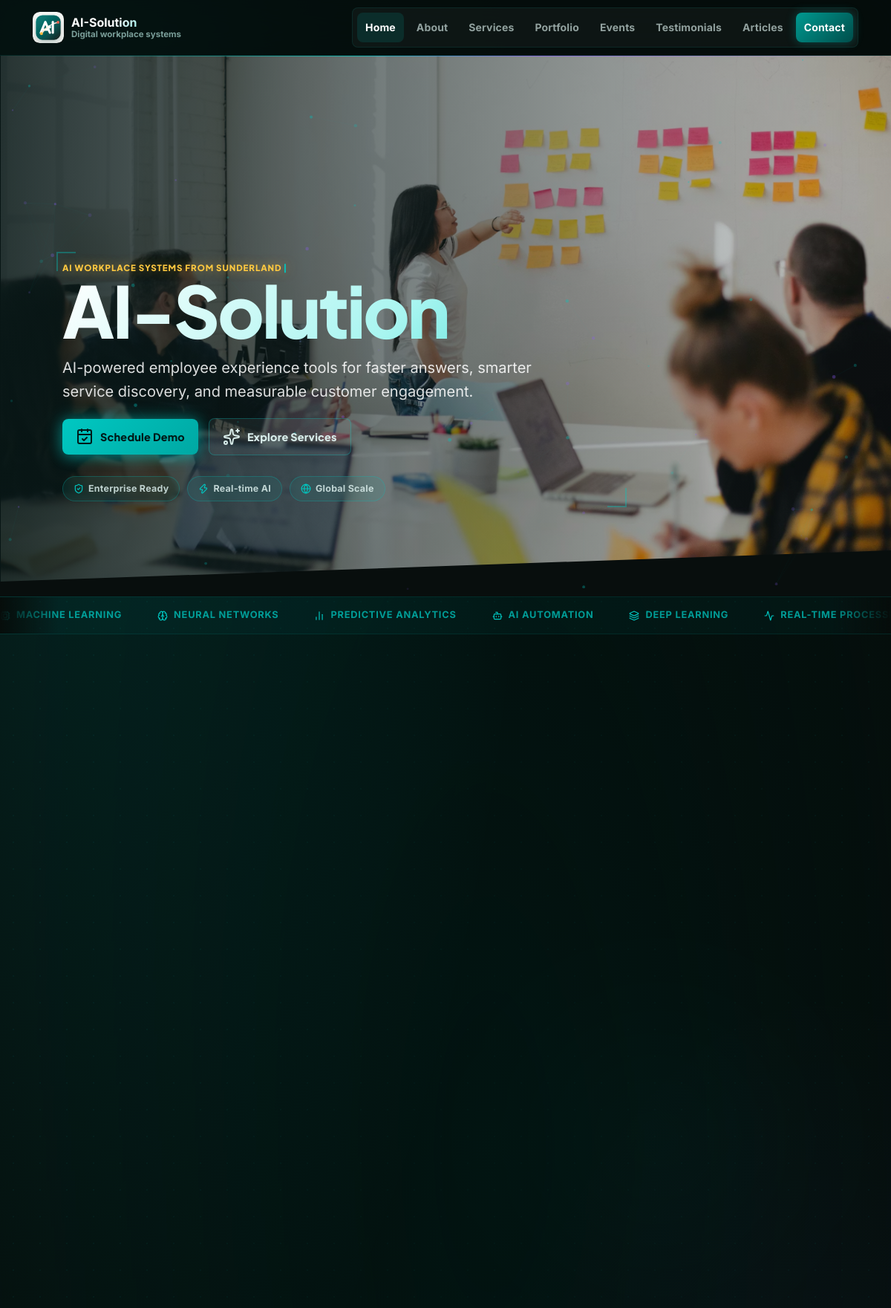
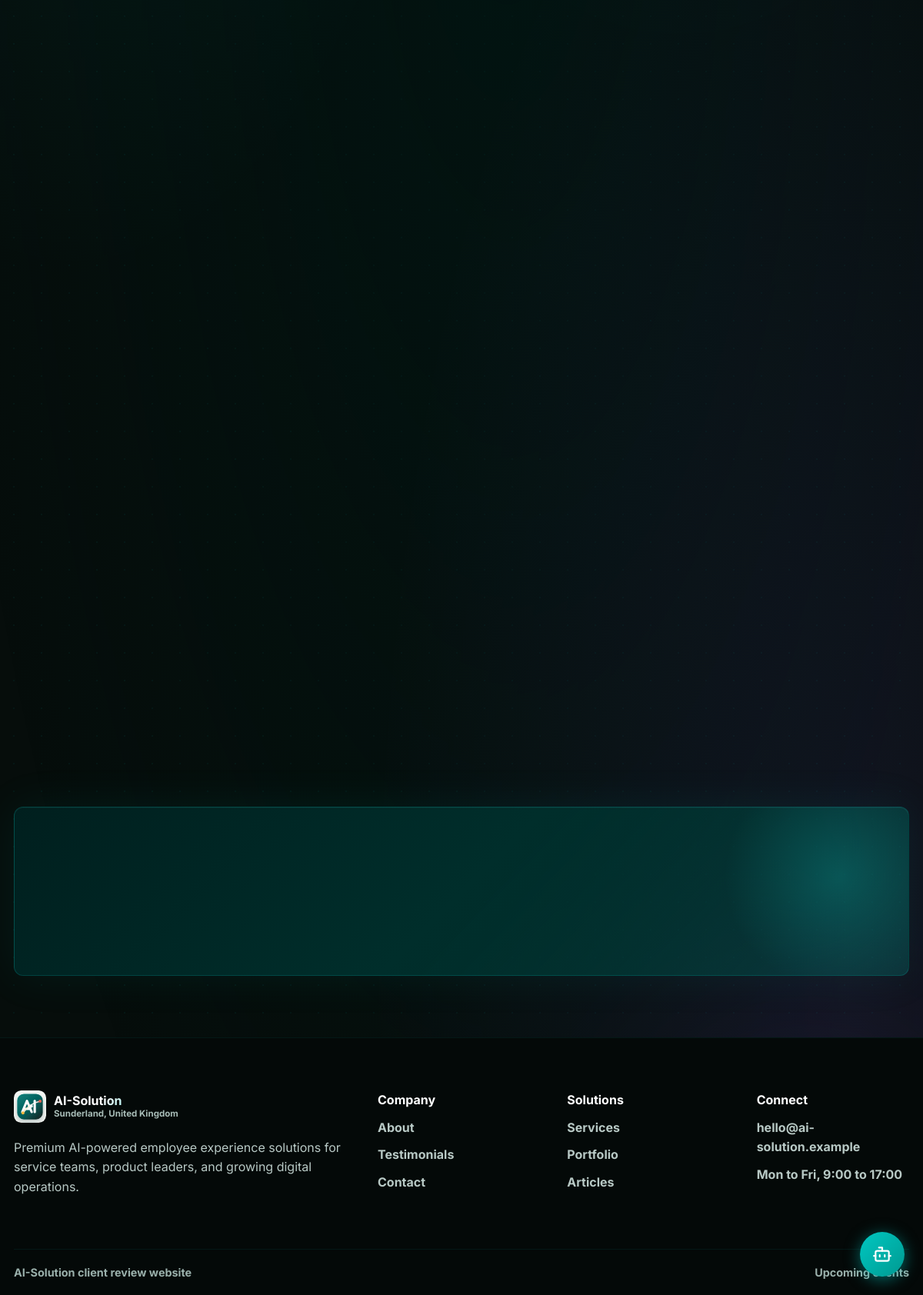
The page / on the database its author committed (2 pictures, top to bottom).
### website/models.py (models this page shows, shortened)
class SiteSetting(models.Model):
    brand_name = models.CharField(max_length=80, default="AI-Solution")
    brand_tagline = models.CharField(
        max_length=120, default="Digital workplace systems"
    )
    footer_summary = models.TextField(
        default="Premium AI-powered employee experience solutions for service teams, product leaders, and growing digital operations."
    )
    location = models.CharField(max_length=160, default="Sunderland, United Kingdom")
    contact_email = models.EmailField(default="hello@ai-solution.example")
    opening_hours = models.CharField(max_length=120, default="Mon to Fri, 9:00 to 17:00")
    home_eyebrow = models.CharField(
        max_length=120, default="AI workplace systems from Sunderland"
    )
    home_title = models.CharField(max_length=140, default="AI-Solution")
    home_summary = models.TextField(
        default="AI-powered employee experience tools for faster answers, smarter service discovery, and measurable customer engagement."
    )
    home_hero_image = models.ImageField(upload_to="site/", blank=True)
    home_feature_eyebrow = models.CharField(
        max_length=120, default="Digital workplace focus"
    )
    home_feature_title = models.CharField(
        max_length=180,
        default="Built around customer inquiry, service clarity, and admin insight.",
    )
    operating_eyebrow = models.CharField(max_length=120, default="Operating focus")
    operating_title = models.CharField(
        max_length=180,
        default="One connected experience for prospects, customers, and internal teams.",
    )
    operating_summary = models.TextField(
        default="Service information, customer inquiries, demo interest, events, portfolio evidence, and content insights are brought together through a clean web experience."
    )
    operating_image = models.ImageField(upload_to="site/", blank=True)
    cta_eyebrow = models.CharField(max_length=120, default="Ready for client review")
    cta_title = models.CharField(
        max_length=180, default="Book a demo or send an inquiry through the website flow."
    )
    cta_button_text = models.CharField(max_length=80, default="Contact AI-Solution")
    home_services_eyebrow = models.CharField(max_length=120, default="Services preview")
    home_services_title = models.CharField(
        max_length=180, default="Practical AI services for growing teams."
    )
    testimonial_eyebrow = models.CharField(max_length=120, default="Client confidence")
    testimonial_title = models.CharField(
        max_length=180,
        default="Trusted for clear prototypes, polished service journeys, and admin insight.",
    )
    testimonial_summary = models.TextField(
        default="AI-Solution focuses on practical outcomes: easier inquiry handling, stronger customer education, and dashboards that help teams understand demand."
    )
    class Meta:
        verbose_name = "site setting"
        verbose_name_plural = "site settings"

### website/views.py (the view)
# urls.py: path("", views.home, name="home"),
def home(request):
    context = {
        "active_page": "home",
        "home_features": published(FeatureCard).filter(area="home_feature"),
        "home_metrics": published(Metric).filter(area="home_operating"),
        "services": published(Service)[:3],
    }
    return render(request, "website/home.html", context)

### website/context_processors.py (called while the page is built)
def site_settings(request):
    try:
        settings = SiteSetting.objects.first() or DEFAULT_SITE_SETTINGS
    except (OperationalError, ProgrammingError):
        settings = DEFAULT_SITE_SETTINGS
    return {"site_settings": settings}

def admin_dashboard(request):
    if request.path.rstrip("/") != "/admin":
        return {}
    try:
        data = build_admin_dashboard()
    except (OperationalError, ProgrammingError):
        data = empty_admin_dashboard()
    return {"admin_dashboard": data}

### website/views.py (called while the page is built)
def published(model):
    try:
        return model.objects.filter(is_published=True)
    except (OperationalError, ProgrammingError):
        return model.objects.none()

### website/templates/website/home.html (shortened to what this page needs)
{% extends "website/base.html" %}
{% block content %}
<section class="hero hero-home" style="--hero-image: url('{% if site_settings.home_hero_image %}{{ site_settings.home_hero_image.url }}{% endif %}')">
  <div class="hero-media" role="img" aria-label="Team working with AI workplace technology"></div>
  <div class="hero-shade"></div>
  <div class="hero-content">
    <span class="eyebrow">{{ site_settings.home_eyebrow }}</span>
    <h1>{{ site_settings.home_title }}</h1>
    <p>{{ site_settings.home_summary }}</p>
    <div class="hero-actions">
      <a class="button primary" href="{% url 'website:contact' %}"><i data-lucide="calendar-check"></i>Schedule Demo</a>
      <a class="button secondary" href="{% url 'website:services' %}"><i data-lucide="sparkles"></i>Explore Services</a>
    </div>
    <div class="hero-badges">
      <span class="hero-badge"><i data-lucide="shield-check"></i>Enterprise Ready</span>
      <span class="hero-badge"><i data-lucide="zap"></i>Real-time AI</span>
      <span class="hero-badge"><i data-lucide="globe"></i>Global Scale</span>
    </div>
  </div>
</section>
<div class="ai-ticker-wrap" aria-hidden="true">
  <div class="ai-ticker">
    <span><i data-lucide="cpu"></i> Machine Learning</span>
    <span><i data-lucide="brain"></i> Neural Networks</span>
    <span><i data-lucide="bar-chart-2"></i> Predictive Analytics</span>
    <span><i data-lucide="bot"></i> AI Automation</span>
    <span><i data-lucide="layers"></i> Deep Learning</span>
    <span><i data-lucide="activity"></i> Real-time Processing</span>
  </div>
</div>
<section class="section feature-strip">
  <div class="feature-grid">
  </div>
</section>
<section class="section split-section">
</section>
<section class="section">
  <div class="service-grid">
  </div>
</section>
<section class="section callout-band">
</section>
{% endblock %}

### website/templates/website/base.html (shortened to what this page needs)
{% load static %}
<!DOCTYPE html>
<html lang="en">
<head>
  <link rel="stylesheet" href="{% static 'css/styles.css' %}">
</head>
<body>
  <div class="ai-background" aria-hidden="true">
    <div class="ai-orb ai-orb-3"></div>
  </div>
  <header class="site-header" data-header>
    <div class="header-inner">
      <a class="brand" href="{% url 'website:home' %}" aria-label="{{ site_settings.brand_name }} home">
        <img class="brand-mark" src="{% static 'img/logo-mark.svg' %}" alt="" width="42" height="42">
        <span class="brand-copy"><strong>{{ site_settings.brand_name }}</strong><small>{{ site_settings.brand_tagline }}</small></span>
      </a>
      <nav class="site-nav" data-nav>
        <a class="{% if active_page == 'home' %}active{% endif %}" href="{% url 'website:home' %}">Home</a>
        <a class="{% if active_page == 'about' %}active{% endif %}" href="{% url 'website:about' %}">About</a>
        <a class="{% if active_page == 'services' %}active{% endif %}" href="{% url 'website:services' %}">Services</a>
        <a class="{% if active_page == 'portfolio' %}active{% endif %}" href="{% url 'website:portfolio' %}">Portfolio</a>
        <a class="{% if active_page == 'events' %}active{% endif %}" href="{% url 'website:events' %}">Events</a>
        <a class="{% if active_page == 'testimonials' %}active{% endif %}" href="{% url 'website:testimonials' %}">Testimonials</a>
        <a class="{% if active_page == 'articles' %}active{% endif %}" href="{% url 'website:articles' %}">Articles</a>
        <a class="nav-admin {% if active_page == 'contact' %}active{% endif %}" href="{% url 'website:contact' %}">Contact</a>
      </nav>
    </div>
  </header>
  <main>
    {% block content %}{% endblock %}
  </main>
  <footer class="site-footer">
    <div class="footer-grid">
      <div class="footer-company">
        <a class="brand footer-brand" href="{% url 'website:home' %}">
          <img class="brand-mark" src="{% static 'img/logo-mark.svg' %}" alt="" width="42" height="42">
          <span class="brand-copy"><strong>{{ site_settings.brand_name }}</strong><small>{{ site_settings.location }}</small></span>
        </a>
        <p>{{ site_settings.footer_summary }}</p>
      </div>
      <div class="footer-column">
        <strong>Company</strong>
        <a href="{% url 'website:about' %}">About</a>
        <a href="{% url 'website:testimonials' %}">Testimonials</a>
        <a href="{% url 'website:contact' %}">Contact</a>
      </div>
      <div class="footer-column">
        <strong>Solutions</strong>
        <a href="{% url 'website:services' %}">Services</a>
        <a href="{% url 'website:portfolio' %}">Portfolio</a>
        <a href="{% url 'website:articles' %}">Articles</a>
      </div>
      <div class="footer-column">
        <strong>Connect</strong>
        <span>{{ site_settings.contact_email }}</span>
        <span>{{ site_settings.opening_hours }}</span>
      </div>
    </div>
    <div class="footer-bottom">
      <span>{{ site_settings.brand_name }} client review website</span>
      <a href="{% url 'website:events' %}">Upcoming events</a>
    </div>
  </footer>
  <div id="cb-wrap">
    <button id="cb-btn" aria-label="Open AI chat assistant" title="Ask our AI assistant">
    </button>
  </div>
</body>
</html>

### website/templates/website/base.html (style rules this page uses)
#cb-wrap { position: fixed; bottom: 24px; right: 24px; z-index: 9999; font-family: "Inter", Arial, sans-serif; }
#cb-btn { width: 58px; height: 58px; border-radius: 50%; border: none; background: linear-gradient(135deg, #00c8c2, #009990); color: #fff; cursor: pointer; display: flex; align-items: center; justify-content: center; box-shadow: 0 4px 20px rgba(0,200,194,0.5); transition: transform 0.2s, box-shadow 0.2s; margin-left: auto; }

### rows shown on the page
SiteSetting: brand_name "AI-Solution", brand_tagline "Digital workplace systems", home_eyebrow "AI WORKPLACE SYSTEMS FROM SUNDERLAND", home_title "AI-Solution", home_summary "AI-powered employee experience tools for faster answers, smarter service discovery, and measurable customer engagement.", location "Sunderland, United Kingdom", footer_summary "Premium AI-powered employee experience solutions for service teams, product leaders, and growing digital operations.", contact_email "hello@ai-solution.example", opening_hours "Mon to Fri, 9:00 to 17:00"
